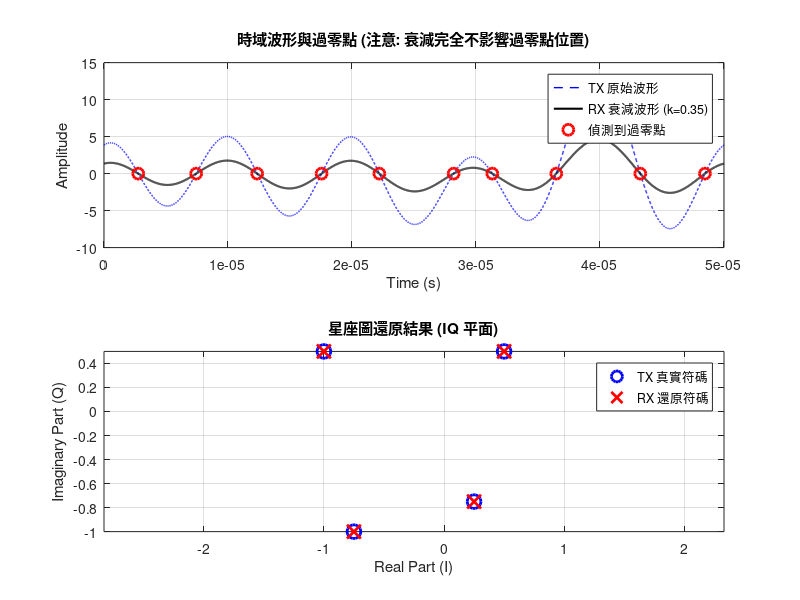

Write the MATLAB code that produced this figure.
%% ZCD_Vieta_End_to_End_Simulation.m
clear; clc; close all;

disp('======================================================');
disp('   ZCD 零點遷移與韋達還原 端到端模擬 (含通道衰減)');
disp('======================================================');

% ========================================================
% 1. 系統參數設定
% ========================================================
f0 = 20e3;              % 基頻 (20kHz)
M = 4;                  % 資料子載波數量 (M=4)
% 為了極度精準抓取過零點，我們需要非常高的取樣率 (模擬真實世界的類比連續訊號)
fs = 1000 * f0 * (M+1); 
T = 1/f0;               % 1 個 OFDM 符號的時間
t = 0 : 1/fs : T - 1/fs; 

% ========================================================
% 2. TX: 發射端 (零點遷移 Zero Relocation)
% ========================================================
% 原始複數符碼 (Data Symbols)
ak_truth = [0.5+0.5i; -1+0.5i; -0.75-1i; 0.25-0.75i];

% 論文公式 (4)：計算零點遷移強載波，確保所有根落在單位圓上
% 最高次項必須大於等於所有係數總和的一半
aM_carrier = (sum(abs(ak_truth)) / 2) + 1; 

fprintf('\n[TX 端] 準備發射的訊號:\n');
for k=1:M
    fprintf('a%d : %6.4f %+.4fi\n', k, real(ak_truth(k)), imag(ak_truth(k)));
end
fprintf('強載波 aM : %.4f\n', aM_carrier);

% 生成嚴格的實數時域波形 (具備共軛倒數特性)
s_tx = zeros(size(t));
for k = 1:M
    % 取實部等同於加入了 a_k 與 a_k* 的共軛對稱
    s_tx = s_tx + 2 * real(ak_truth(k) * exp(1j * 2*pi * k * f0 * t));
end
% 加入最高頻的強載波 (M+1)
s_tx = s_tx + 2 * real(aM_carrier * exp(1j * 2*pi * (M+1) * f0 * t));

% ========================================================
% 3. Channel: 真實空氣通道衰減 (Flat Fading)
% ========================================================
true_k = 0.35; % 假設空氣讓訊號振幅萎縮成原本的 35%
% (註: 此處以展示 ZCD 抗振幅衰減的物理特性為主)
rx_signal = true_k * s_tx; 

% ========================================================
% 4. RX: 接收端 (尋找過零點 ZCD)
% ========================================================
% 尋找正負交替的索引值 (模擬過零點檢測器)
idx = find(rx_signal(1:end-1) .* rx_signal(2:end) < 0);

% 線性內插，精準找出穿過 0 伏特的瞬間時間 tk
y1 = rx_signal(idx); 
y2 = rx_signal(idx+1);
t1 = t(idx); 
dt = 1/fs;
tk_measured = t1 + (0 - y1) ./ (y2 - y1) * dt;

expected_roots = 2 * (M + 1);
fprintf('\n[RX 端] ZCD 偵測: 找到 %d 個過零點 (理論應為 %d 個)\n', length(tk_measured), expected_roots);

% ========================================================
% 5. 核心演算法: 韋達定理還原 (Vieta Reconstruction)
% ========================================================
% (A) 將時間映射為複數平面單位圓上的根 (Roots)
rk_measured = exp(1j * 2*pi * f0 * tk_measured);

% (B) 韋達定理展開成多項式 (MATLAB poly函數底層即為韋達定理)
p_recon = poly(rk_measured).';

% (C) 比例校正 (Scaling)
% 這裡展現了抗衰減魔法！接收端只要除以展開後的首項，並乘回「已知的 TX 強載波」
scale = aM_carrier / p_recon(1); 
p_scaled = p_recon * scale;

% (D) 提取出共軛係數並還原
% 取出中間偏右的部分，這對應到共軛倒數的訊號特徵
mid = (length(p_scaled) + 1) / 2;
conj_part = p_scaled(mid+1 : mid+M);
ak_recovered = conj(conj_part).'; % 轉置並取共軛

fprintf('\n[解調結果] 透過韋達定理還原的符碼 (自動無視通道 0.35 衰減!):\n');
for k=1:M
    fprintf('a%d : %6.4f %+.4fi (誤差: %.4e)\n', ...
        k, real(ak_recovered(k)), imag(ak_recovered(k)), abs(ak_truth(k)-ak_recovered(k)));
end

% ========================================================
% 6. 視覺化繪圖
% ========================================================
figure('Name', 'ZCD & Vieta Demodulation', 'Color', 'w');

subplot(2,1,1);
plot(t, s_tx, 'b--', 'LineWidth', 1, 'DisplayName', 'TX 原始波形'); hold on;
plot(t, rx_signal, 'k-', 'LineWidth', 1.5, 'DisplayName', 'RX 衰減波形 (k=0.35)');
plot(tk_measured, zeros(size(tk_measured)), 'ro', 'MarkerSize', 8, 'LineWidth', 2, 'DisplayName', '偵測到過零點');
title('時域波形與過零點 (注意: 衰減完全不影響過零點位置)');
xlabel('Time (s)'); ylabel('Amplitude');
legend('Location', 'best'); grid on;

subplot(2,1,2);
plot(real(ak_truth), imag(ak_truth), 'bo', 'MarkerSize', 10, 'LineWidth', 2, 'DisplayName', 'TX 真實符碼'); hold on;
plot(real(ak_recovered), imag(ak_recovered), 'rx', 'MarkerSize', 10, 'LineWidth', 2, 'DisplayName', 'RX 還原符碼');
title('星座圖還原結果 (IQ 平面)');
xlabel('Real Part (I)'); ylabel('Imaginary Part (Q)');
legend('Location', 'best'); grid on; axis equal;
